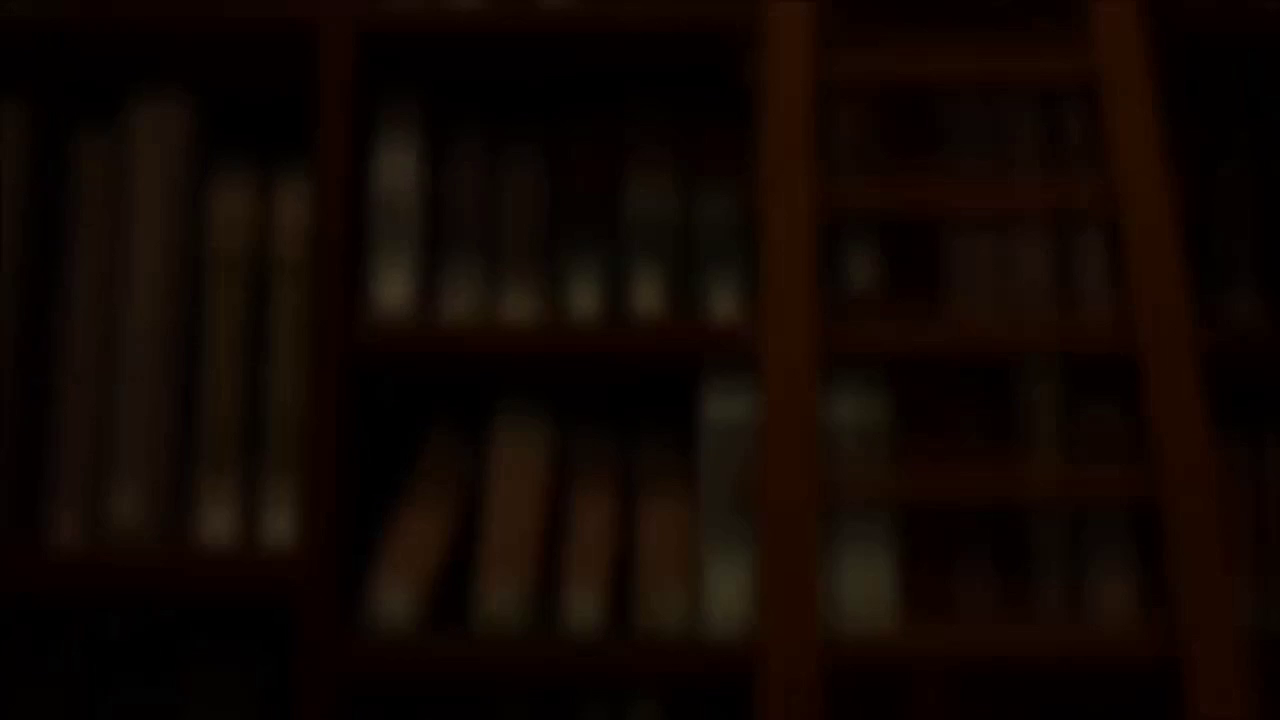
#> input picture frame 4 of Assignments/Week2/Python/Dataset/Image_Vid/videocutter.mp4, 1280 x 720 px
$ python Video_Color2Gray.py
#> lines starting #> are read from the running program, lines starting #| are printed output that depends on the picture
import numpy as np
import cv2
import time
import struct

def rgb2gray(r,g,b):
    gray = (0.2989*r + 0.5870*g + 0.1140*b) / 255
    return gray

def float_to_bin(num):
    return format(struct.unpack('!I', struct.pack('!f', num))[0], '032b')

cap = cv2.VideoCapture('Dataset/Image_Vid/videocutter.mp4')
count = 0

while(cap.isOpened()):
  # Capture frame-by-frame
  ret, frame = cap.read()
#> frame is the input picture: shape (720, 1280, 3); mean B, G, R 2.6, 6.8, 16.3
  if ret == True:
    # Display the resulting frame
    b,g,r = cv2.split(frame)
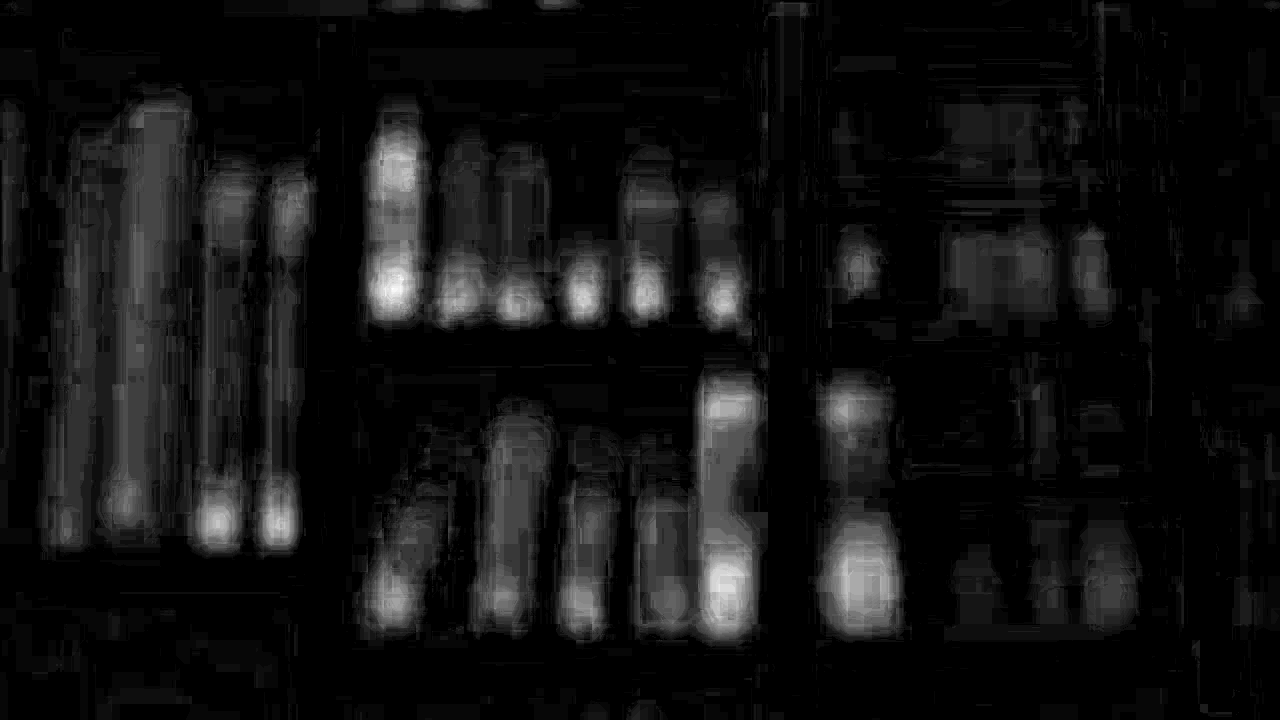
#> b: shape (720, 1280); min 0, max 36, mean 2.6; drawn with min black and max white
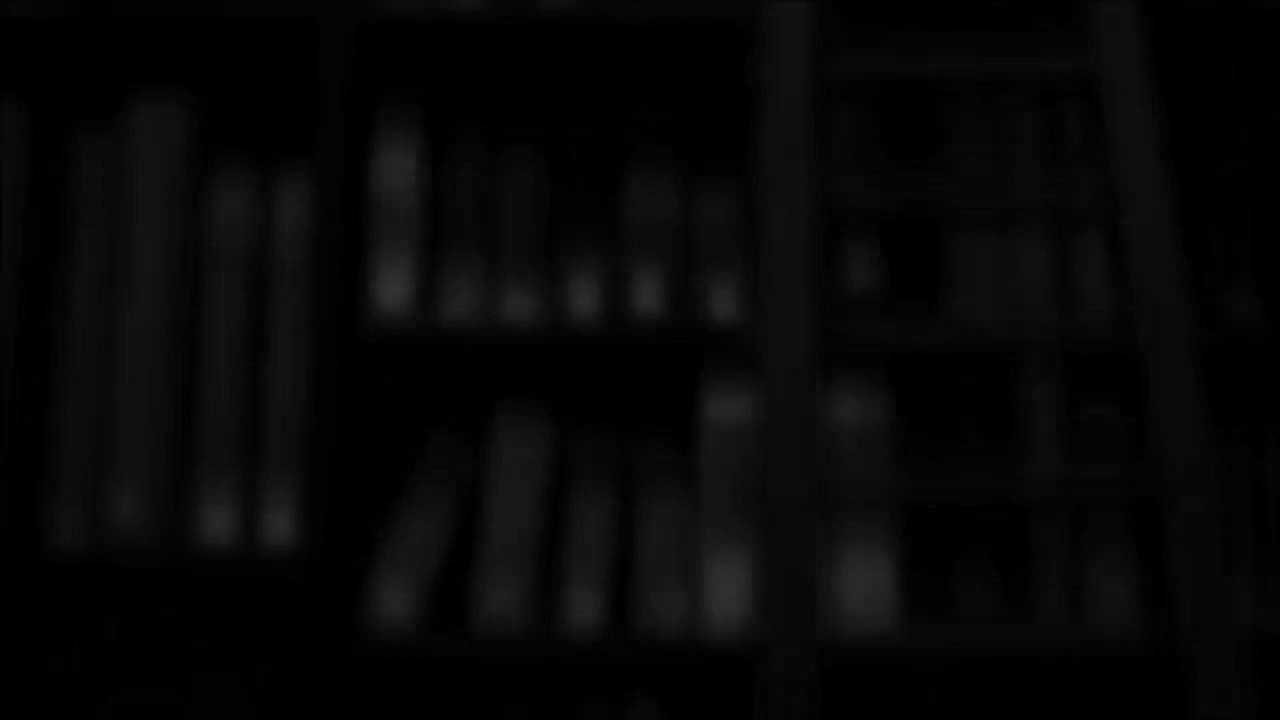
#> g: shape (720, 1280); min 0, max 53, mean 6.8
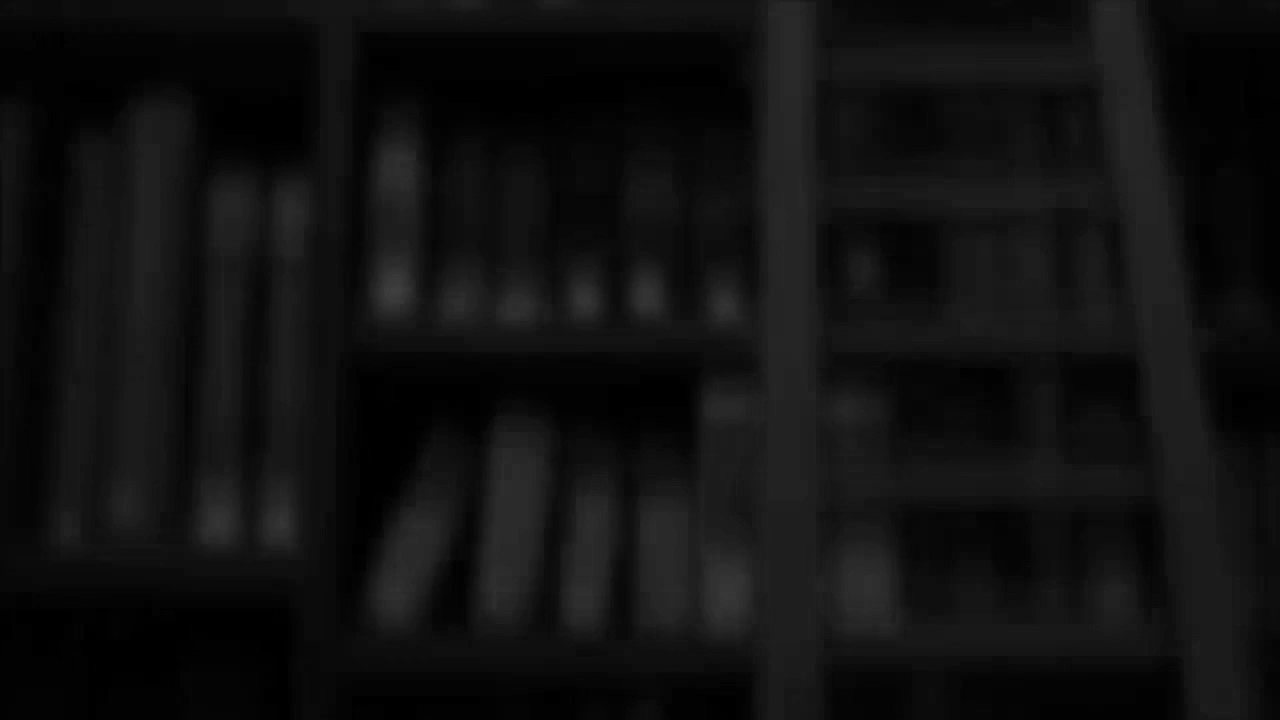
#> r: shape (720, 1280); min 0, max 64, mean 16.3
    grayscale_frame = rgb2gray(r, g, b)
#> in rgb2gray, `gray = (0.2989*r + 0.5870*g + 0.1140*b) / 255`:
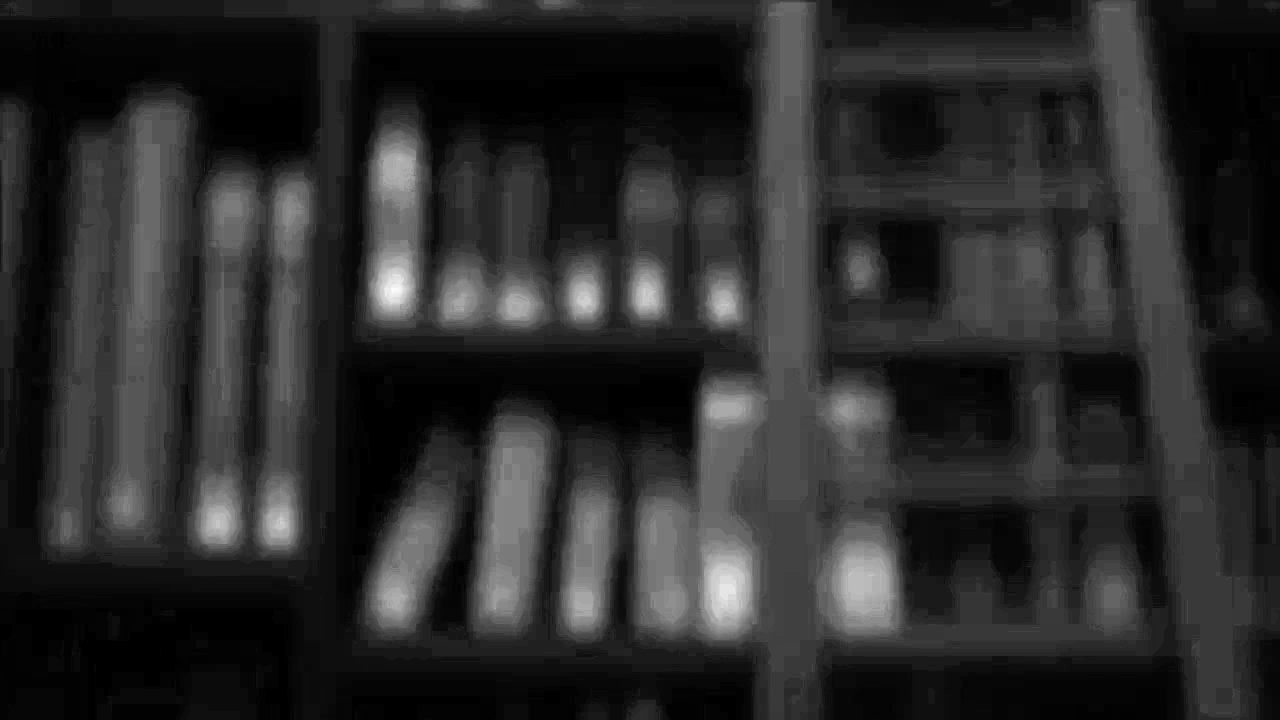
#> gray: shape (720, 1280) float64; min 0, max 0.213, mean 0.0358; drawn with min black and max white
    #print(grayscale_frame)
    cv2.imshow('origin video', frame)
    cv2.imshow('grayscale video', grayscale_frame)
    new_h = 500
    new_w = 500
    resize = cv2.resize(frame, (new_w, new_h))
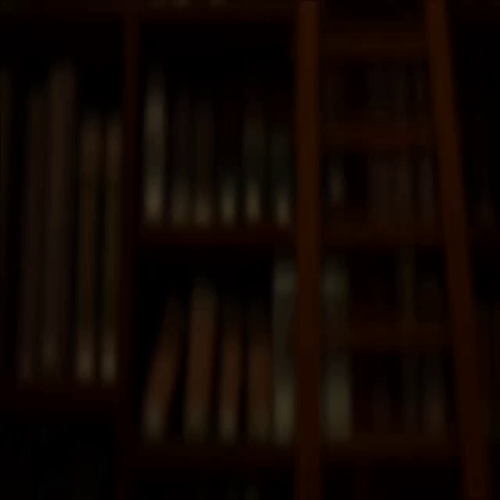
#> resize: shape (500, 500, 3); mean B, G, R 2.6, 6.7, 16.2
    cv2.imwrite("Dataset/Frame/Img%la.jpg" % count, resize)
    Green = open("Dataset/TextforVid/blue/blue%la.txt" %count,"w")
    Blue  = open("Dataset/TextforVid/green/green%la.txt" %count,"w")
    Red   = open("Dataset/TextforVid/red/red%la.txt" %count,"w")
    Gray  = open("Dataset/TextforVid/gray/gray%la.txt" %count,"w")
    count += 1
    for i in range(new_h):
        for j in range(new_w):
            Green.write(bin(g[i][j])[2:].zfill(8) + '\n')
            Red.write(bin(r[i][j])[2:].zfill(8) + '\n')
            Blue.write(bin(b[i][j])[2:].zfill(8) + '\n')
            Gray.write(float_to_bin(grayscale_frame[i][j]) + '\n')
    # Press Q on keyboard to  exit
    if cv2.waitKey(25) & 0xFF == ord('q'):
#> (key q is pressed here)
      break
  else:
    break
#> (the run stopped early here; a loop or call above may not have finished)

$ run again, starting later in the video
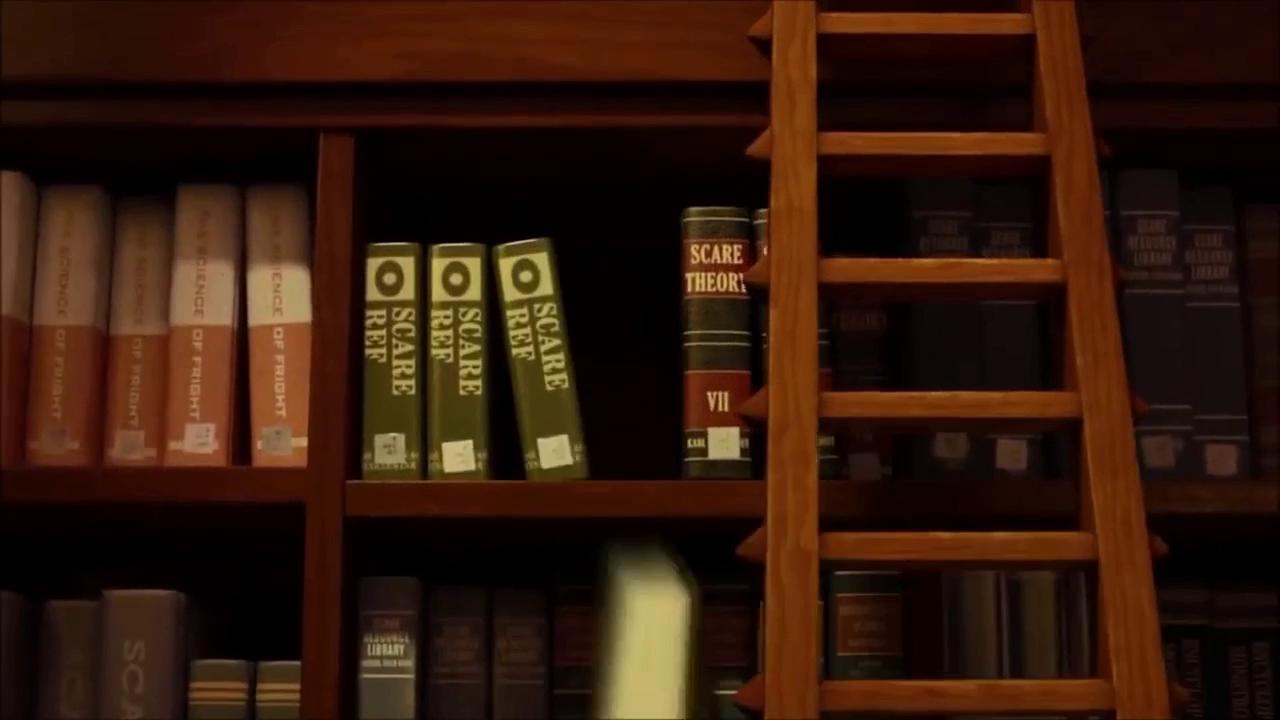
#> input picture frame 33 of Assignments/Week2/Python/Dataset/Image_Vid/videocutter.mp4, 1280 x 720 px
#> frame is the input picture: shape (720, 1280, 3); mean B, G, R 11.8, 25.8, 51.8
#> `b,g,r = cv2.split(frame)`:
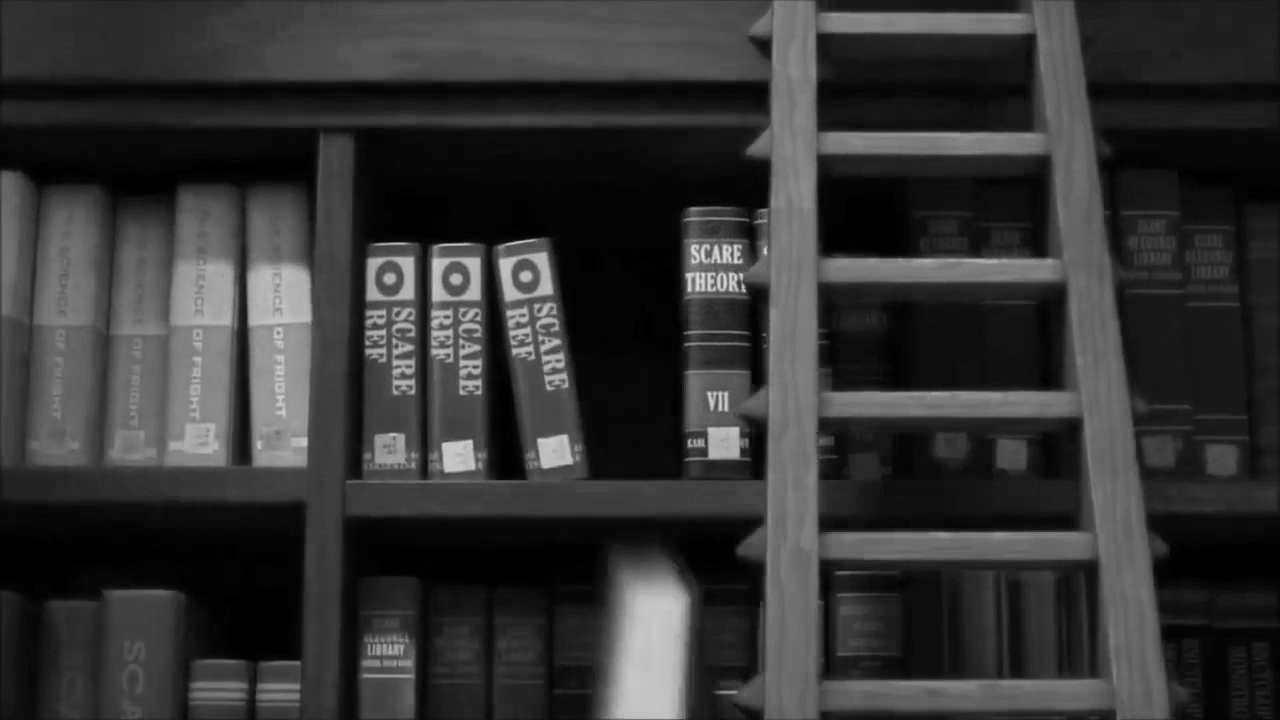
#> r: shape (720, 1280); min 0, max 224, mean 51.8
#> `resize = cv2.resize(frame, (new_w, new_h))`:
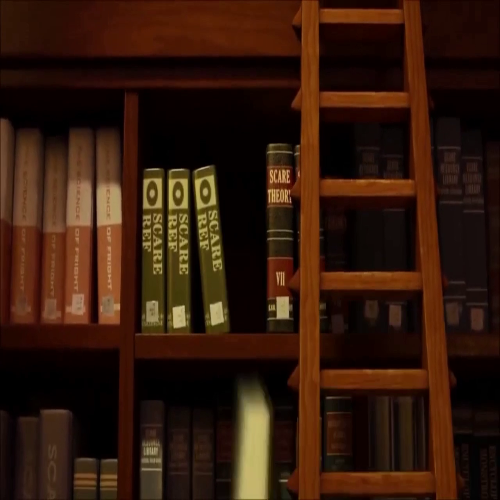
#> resize: shape (500, 500, 3); mean B, G, R 11.8, 25.7, 51.7
